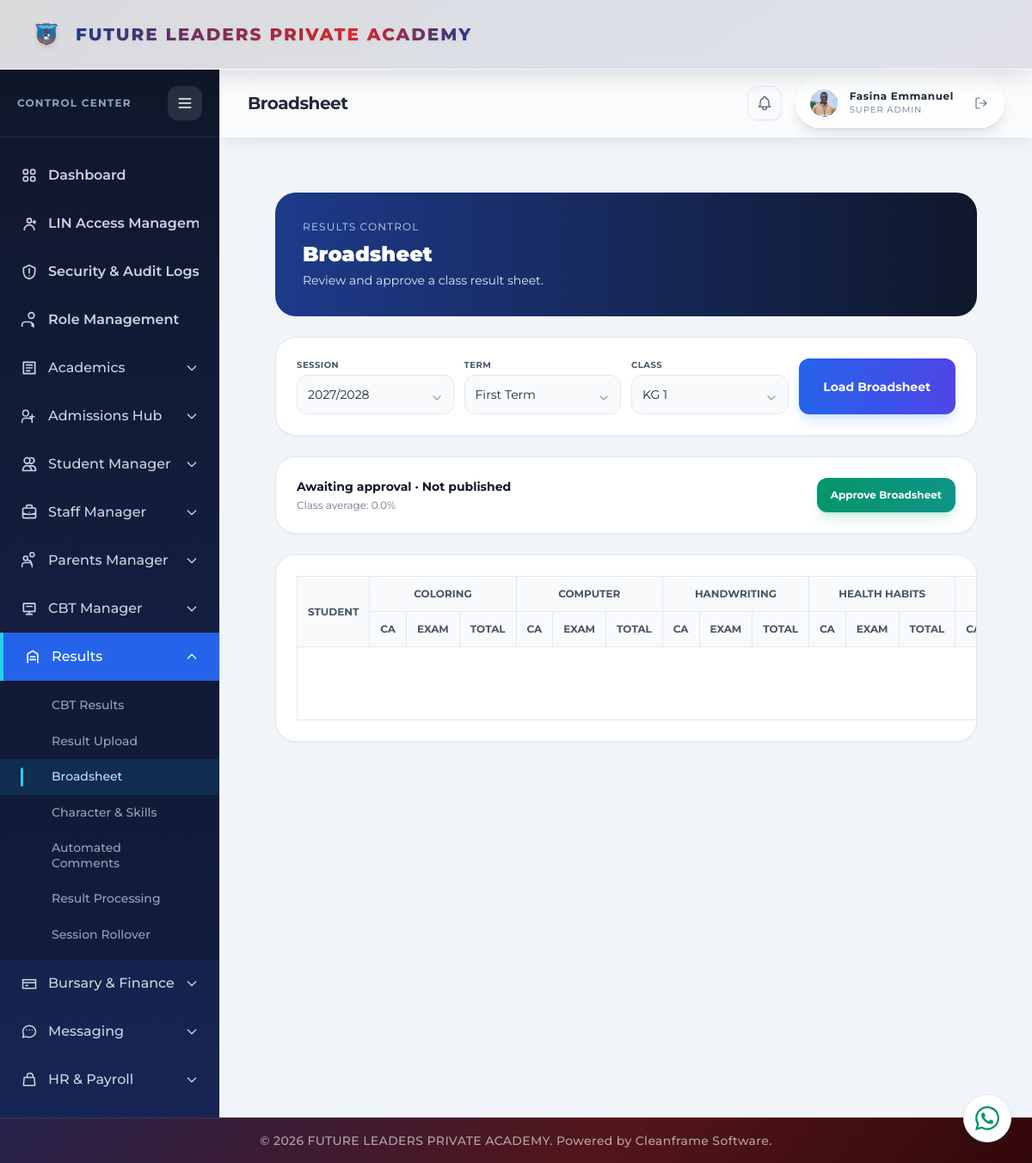
The app's page /results/broadsheet/ (signed in) with its own data.
### portal/models.py (models this page shows, shortened)
class AcademicSession(models.Model):
    name = models.CharField(max_length=100, unique=True)
    is_active = models.BooleanField(default=False)
    rollover_completed = models.BooleanField(default=False)
    class Meta:
        ordering = ['-name']

class AcademicTerm(models.Model):
    TERM_CHOICES = [('First Term', 'First Term'), ('Second Term', 'Second Term'), ('Third Term', 'Third Term')]
    session = models.ForeignKey(AcademicSession, on_delete=models.CASCADE, related_name='terms')
    term_name = models.CharField(max_length=100, choices=TERM_CHOICES)
    start_date = models.DateField(null=True, blank=True)
    end_date = models.DateField(null=True, blank=True)
    next_term_begins = models.DateField(null=True, blank=True)
    is_active = models.BooleanField(default=False)
    broadsheet_approved = models.BooleanField(default=False)
    reports_published = models.BooleanField(default=False)
    class Meta:
        constraints = [models.UniqueConstraint(fields=['session', 'term_name'], name='unique_session_term')]
        ordering = ['start_date']
    def __str__(self):
        return self.term_name

class ClassRoom(models.Model):
    SECTION_CHOICES = [
        ('KG', 'Kindergarten'),
        ('Nursery', 'Nursery'),
        ('Primary', 'Primary'),
    ]
    name = models.CharField(max_length=50, unique=True)  # e.g., "Primary 4", "KG 2"
    section = models.CharField(max_length=100, choices=SECTION_CHOICES)
    level_number = models.IntegerField(null=True, blank=True) # e.g., 1, 2, 3, 4, 6 (skipping 5)
    sequence = models.IntegerField(null=True, blank=True)
    is_terminal = models.BooleanField(default=False)
    next_class = models.ForeignKey('self', on_delete=models.SET_NULL, null=True, blank=True, related_name='previous_classes')
    class_teacher = models.ForeignKey('Teacher', on_delete=models.SET_NULL, null=True, blank=True, related_name='assigned_class')

class Subject(models.Model):
    name = models.CharField(max_length=100, unique=True)

### portal/views.py (the view, shortened to what this page needs)
# urls.py: path('results/broadsheet/', views.broadsheet_view, name='broadsheet'),
@login_required(login_url='login')
@role_required(['Admin', 'Principal'])
@user_passes_test(is_admin_user, login_url='dashboard')
def broadsheet_view(request):
    admin_access = is_admin_user(request.user)
    allowed_classrooms = ClassRoom.objects.all()
    classrooms = classroom_progression_order(allowed_classrooms)
    sessions = AcademicSession.objects.order_by('-name')
    terms = AcademicTerm.objects.select_related('session').order_by('-session__name', 'term_name')
    active_term = AcademicTerm.objects.select_related('session').filter(is_active=True).first()
    selected_session = sessions.filter(pk=request.GET.get('session')).first() if request.GET.get('session') else (active_term.session if active_term else None)
    if selected_session:
        terms = terms.filter(session=selected_session)
    selected_term = terms.filter(pk=request.GET.get('term')).first() if request.GET.get('term') else terms.filter(pk=active_term.pk).first() if active_term else terms.filter(is_active=True).first()
    selected_class = classrooms.filter(pk=request.GET.get('classroom')).first() if request.GET.get('classroom') else classrooms.first()
    subjects = list(valid_subjects(Subject.objects.filter(classroomsubject__class_room=selected_class).distinct()).order_by('name')) if selected_class else []
    result_rows = []
    if selected_class and selected_term:
        students = students_in_term_classroom(selected_term, selected_class)
        results = valid_subject_results(SubjectResult.objects.filter(
            student__in=students,
            term=selected_term,
            term__session=selected_term.session,
        ).select_related('student', 'subject'))
        by_student = {student.pk: {'student': student, 'scores': {}, 'total': Decimal('0')} for student in students}
        for result in results:
            row = by_student.get(result.student_id)
            if not row:
                continue
            row['scores'][result.subject_id] = result
            row['total'] += result.total
        subject_count = len(subjects)
        result_rows = sorted(by_student.values(), key=lambda row: row['total'], reverse=True)
        previous_total = None
        position = 0
        for index, row in enumerate(result_rows, start=1):
            if row['total'] != previous_total:
                position = index
                previous_total = row['total']
            row['position'] = position
            row['percentage'] = ((row['total'] / (subject_count * 100) * 100).quantize(Decimal('0.1')) if subject_count else Decimal('0.0'))
    average = (sum((row['percentage'] for row in result_rows), Decimal('0')) / len(result_rows)).quantize(Decimal('0.1')) if result_rows else Decimal('0.0')
    return render(request, 'portal/broadsheet.html', {'classrooms': classrooms, 'sessions': sessions, 'terms': terms, 'selected_class': selected_class, 'selected_session': selected_session, 'selected_term': selected_term, 'subjects': subjects, 'rows': result_rows, 'class_average': average, 'max_total': len(subjects) * 100, 'selected_classroom': selected_class.pk if selected_class else '', 'selected_session_id': selected_session.pk if selected_session else '', 'selected_term_id': selected_term.pk if selected_term else '', 'terms_json': json.dumps(session_terms_map()), 'broadsheet': {'is_approved': selected_term.broadsheet_approved if selected_term else False, 'is_published': selected_term.reports_published if selected_term else False}, 'can_manage_broadsheet': admin_access})

### portal/context_processors.py (called while the page is built)
def _portal_name_parts(user):
    for relation_name in ('teacher_record', 'student_record', 'parent_record'):
        record = getattr(user, relation_name, None)
        if record:
            first_name = (getattr(record, 'first_name', '') or '').strip()
            last_name = (getattr(record, 'last_name', '') or '').strip()
            if first_name or last_name:
                return first_name, last_name
    return user.first_name.strip(), user.last_name.strip()

def _portal_picture_url(user):
    candidates = [
        getattr(getattr(user, 'account_profile', None), 'profile_picture', None),
        getattr(getattr(user, 'student_record', None), 'passport', None),
        getattr(getattr(user, 'teacher_record', None), 'passport', None),
    ]
    for picture in candidates:
        if picture:
            try:
                if picture.storage.exists(picture.name):
                    return picture.url
            except (OSError, ValueError):
                continue
    return ''

### portal/views.py (called while the page is built)
def students_in_term_classroom(term, classroom):
    if not term or not classroom:
        return Student.objects.none()
    students = Student.objects.filter(
        term_enrollments__term=term,
        term_enrollments__classroom=classroom,
    )
    if not TermEnrollment.objects.filter(term=term).exists():
        students = Student.objects.filter(subject_results__term=term).distinct()
        if not students.exists() and term.is_active:
            students = Student.objects.filter(current_class=classroom)
    if term.is_active:
        students = students.filter(status__in=('Active', 'Student'))
    return students.order_by('last_name', 'first_name')

def session_terms_map():
    terms_map = {}
    for term in AcademicTerm.objects.order_by('session__name', 'start_date', 'pk'):
        terms_map.setdefault(str(term.session_id), []).append({
            'pk': term.pk,
            'name': term.term_name,
        })
    return terms_map

def is_admin_user(user):
    profile = getattr(user, 'account_profile', None)
    return (
        user.is_superuser
        or getattr(profile, 'role', '').lower() == 'admin'
        or getattr(profile, 'role', '').lower() == 'principal'
        or user.groups.filter(name__iexact='Admin').exists()
        or user.groups.filter(name__iexact='Principal').exists()
    )

def valid_subjects(queryset=None):
    queryset = queryset or Subject.objects.all()
    return queryset.exclude(name__icontains='quantitative').exclude(name__icontains='verbal')

### portal/templates/portal/broadsheet.html (shortened to what this page needs)
{% extends 'portal/base.html' %}
{% load portal_extras %}
{% block page_title %}Broadsheet{% endblock %}
{% block content %}
<div class="min-h-full bg-slate-100 p-6 lg:p-8"><div class="mx-auto max-w-7xl space-y-6">
<header class="rounded-3xl bg-gradient-to-r from-blue-900 to-slate-900 p-8 text-white"><p class="text-xs uppercase tracking-widest text-blue-200">Results Control</p><h1 class="mt-2 text-2xl font-black">Broadsheet</h1><p class="mt-1 text-sm text-blue-100">Review and approve a class result sheet.</p></header>
<form method="get" class="grid gap-3 rounded-3xl border border-slate-200 bg-white p-6 shadow-sm sm:grid-cols-4">{% include 'portal/result_filter_combobox.html' with field_name='session' label='Session' selected_value=selected_session.pk selected_label=selected_session.name options=sessions %}{% include 'portal/result_filter_combobox.html' with field_name='term' label='Term' selected_value=selected_term.pk selected_label=selected_term.term_name options=terms %}{% include 'portal/result_filter_combobox.html' with field_name='classroom' label='Class' selected_value=selected_class.pk selected_label=selected_class.name options=classrooms %}<button class="transform rounded-xl bg-gradient-to-r from-blue-600 to-indigo-600 px-5 py-3 text-sm font-bold text-white shadow-lg shadow-blue-500/20 transition-all duration-300 hover:from-blue-700 hover:to-indigo-700 active:scale-95">Load Broadsheet</button></form>
<div class="flex flex-wrap items-center justify-between gap-4 rounded-3xl border border-slate-200 bg-white p-6 shadow-sm"><div><p class="text-sm font-bold text-slate-900">{% if broadsheet.is_approved %}Approved{% else %}Awaiting approval{% endif %} &middot; {% if broadsheet.is_published %}Published{% else %}Not published{% endif %}</p><p class="mt-1 text-xs text-slate-500">Class average: {{ class_average|floatformat:1 }}%</p></div>{% if can_manage_broadsheet and selected_term %}<form method="post" id="approve-form"><button type="submit" class="transform rounded-xl bg-gradient-to-r {% if broadsheet.is_approved %}from-red-600 to-rose-600 hover:from-red-700 hover:to-rose-700 shadow-lg shadow-red-500/20{% else %}from-emerald-600 to-teal-600 hover:from-emerald-700 hover:to-teal-700 shadow-lg shadow-emerald-500/20{% endif %} px-4 py-3 text-xs font-bold text-white transition-all duration-300 active:scale-95">{% if broadsheet.is_approved %}Disapprove Broadsheet{% else %}Approve Broadsheet{% endif %}</button></form>{% endif %}</div>
<div class="overflow-x-auto rounded-3xl border border-slate-200 bg-white p-6 shadow-sm"><table class="w-full border border-slate-200 text-left text-sm divide-x divide-slate-200"><thead class="border border-slate-200 bg-slate-50 text-xs uppercase text-slate-600 divide-y divide-x divide-slate-200"><tr><th class="border border-slate-200 p-3" rowspan="2">Student</th>{% for subject in subjects %}<th class="border border-slate-200 p-3 text-center" colspan="3">{{ subject.name }}</th>{% endfor %}<th class="border border-slate-200 p-3" rowspan="2">TOTAL</th><th class="border border-slate-200 p-3" rowspan="2">PERCENTAGE</th><th class="border border-slate-200 p-3" rowspan="2">POSITION</th><th class="border border-slate-200 p-3" rowspan="2">REMARKS</th></tr><tr>{% for subject in subjects %}<th class="border border-slate-200 p-3">CA</th><th class="border border-slate-200 p-3">Exam</th><th class="border border-slate-200 p-3">TOTAL</th>{% endfor %}</tr></thead><tbody class="border border-slate-200 divide-y divide-x divide-slate-200">{% for row in rows %}<tr class="border border-slate-200"><td class="border border-slate-200 p-3 font-semibold">{{ row.student.first_name }} {{ row.student.last_name }}</td>{% for subject in subjects %}{% with score=row.scores|get_item:subject.pk %}<td class="border border-slate-200 p-3">{{ score.continuous_assessment|default:0 }}</td><td class="border border-slate-200 p-3">{{ score.exam_total|default:0 }}</td><td class="border border-slate-200 p-3 font-semibold">{{ score.total|default:0 }}</td>{% endwith %}{% endfor %}<td class="border border-slate-200 p-3 font-bold">{{ row.total }}</td><td class="border border-slate-200 p-3">{{ row.percentage|floatformat:1 }}%</td><td class="border border-slate-200 p-3">{{ row.position }}</td><td class="border border-slate-200 p-3"><button type="button" onclick="openCommentModal('{{ row.student.id }}', '{{ row.student.first_name }} {{ row.student.last_name }}', '{{ row.student.teacher_comment|escapejs }}')" class="rounded-lg bg-blue-600 px-3 py-1.5 text-xs font-bold text-white">{% if row.student.teacher_comment %}Edit Comment{% else %}Add Comment{% endif %}</button></td></tr>{% empty %}<tr><td class="border border-slate-200 p-8 text-center text-slate-500" colspan="100">No results for this class and term.</td></tr>{% endfor %}</tbody></table></div>
</div></div>
{% endblock %}

### portal/templates/portal/result_filter_combobox.html (shortened to what this page needs)
<div id="{{ wrapper_id|default:'' }}" class="relative profile-select-wrap" data-field-name="{{ field_name }}">
    <label class="mb-1 block text-[10px] font-bold uppercase tracking-wider text-slate-600">{{ label }}</label>
    <input type="text" value="{{ selected_label|default:'' }}" placeholder="Select {{ label|lower }}" autocomplete="off" class="profile-search-input w-full rounded-xl border border-slate-200 bg-slate-50 px-3 py-3 pr-9 text-sm text-slate-800 focus:border-blue-500 focus:outline-none" aria-label="Search {{ label|lower }}">
</div>

### portal/static/portal/css/global.css (style rules this page uses)
html, body, body *, button, input, select, textarea, optgroup { font-family: 'Montserrat' !important; }
html { font-synthesis: none; overflow-x: hidden; }
body { overflow-x: hidden; overflow-wrap: normal; }

### records on screen
AcademicSession: name "2027/2028"
AcademicTerm: term_name "First Term"
ClassRoom: name "KG 1"
Subject: name "COLORING"
Subject: name "COMPUTER"
Subject: name "HANDWRITING"
Subject: name "HEALTH HABITS"

### other values on screen
{{ portal_display_name }} "Fasina Emmanuel"
{{ label }} "SESSION TERM CLASS"
{{ class_average|floatformat:1 }} "0.0"
